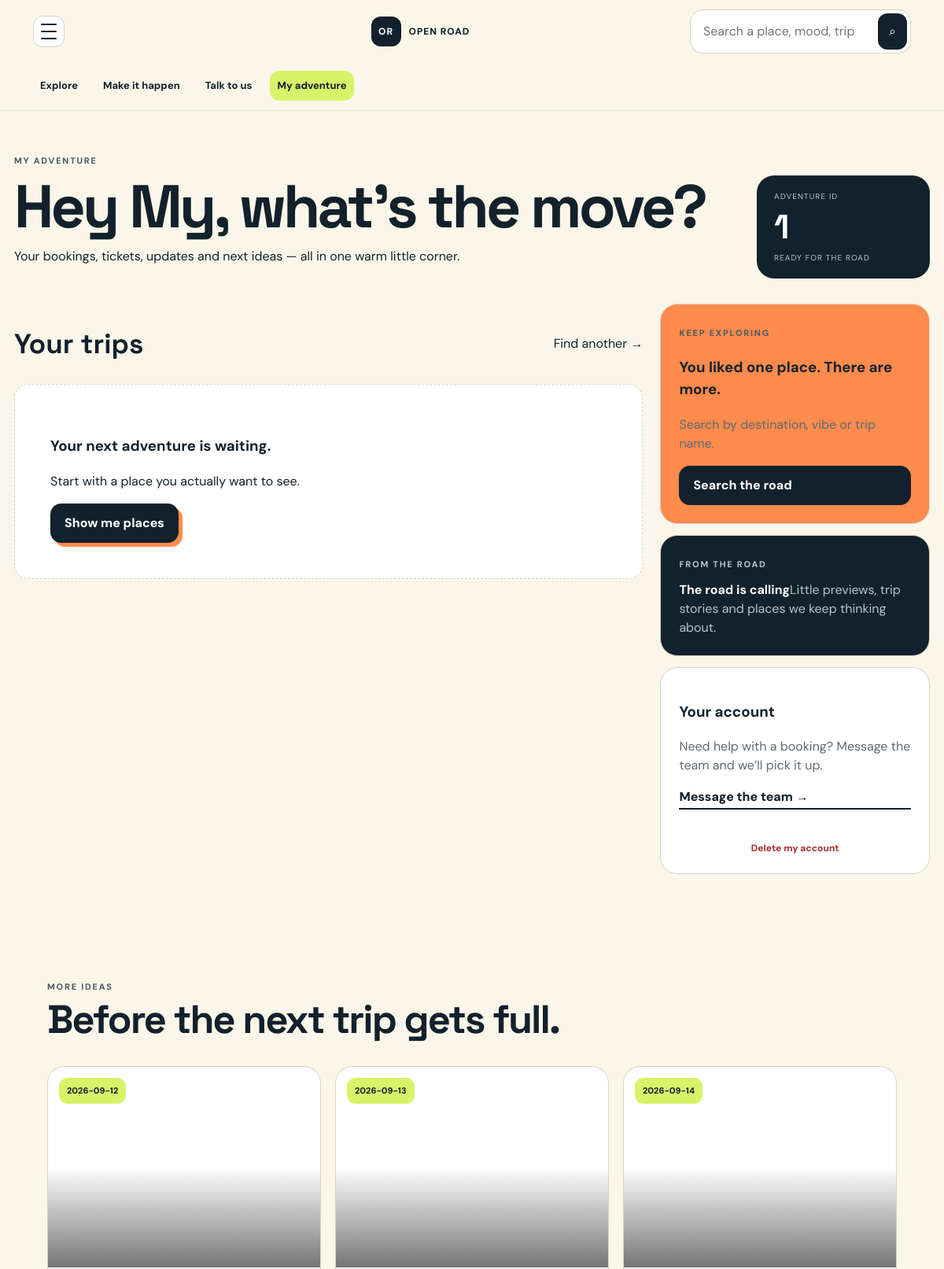
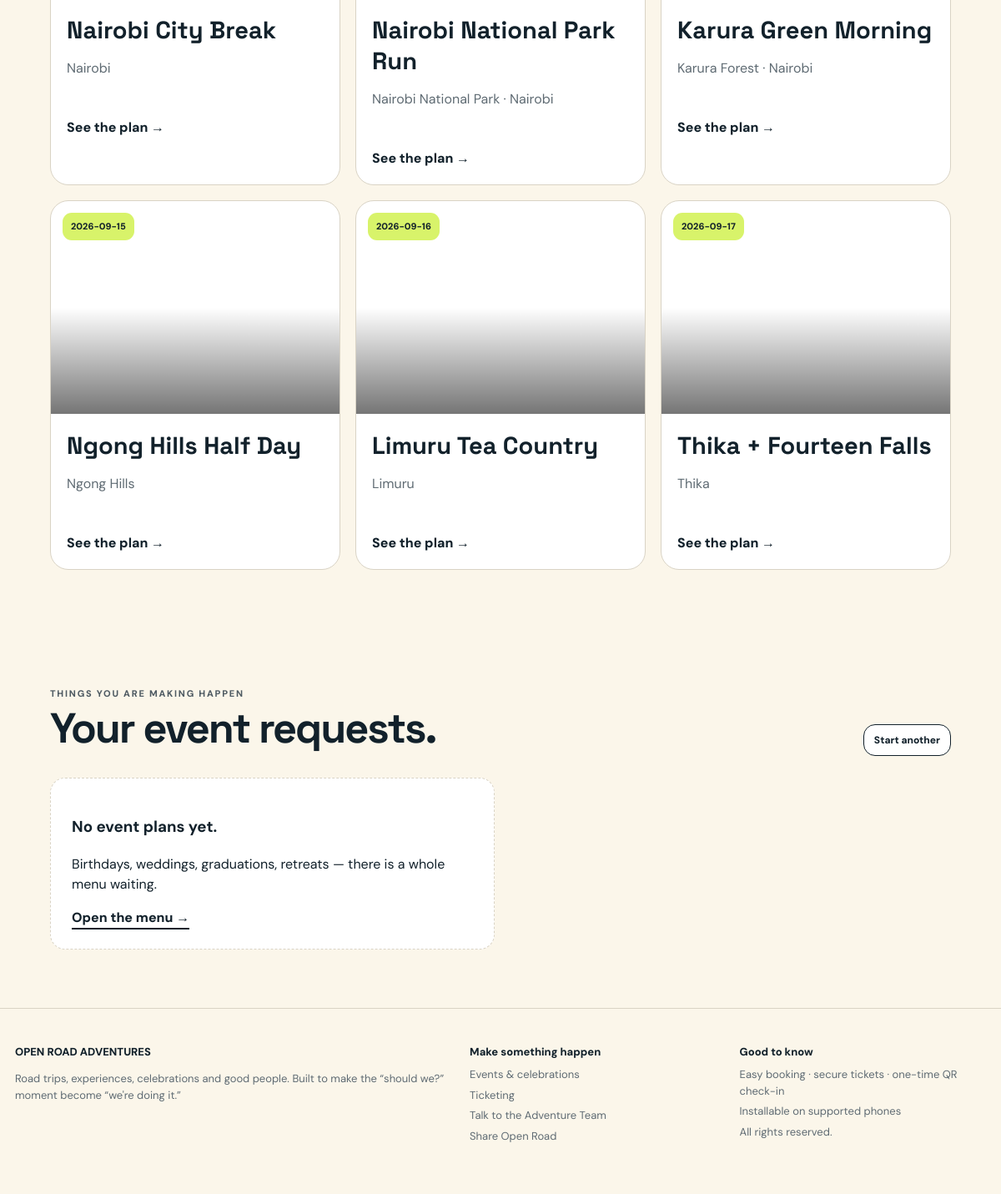
/account (signed in), run on the app's committed database (2 pictures, top to bottom).
### tables this page shows
CREATE TABLE users (
 id INTEGER PRIMARY KEY AUTOINCREMENT, name TEXT NOT NULL, phone TEXT NOT NULL,
 email TEXT UNIQUE NOT NULL, pin_hash TEXT NOT NULL, recovery_question TEXT NOT NULL,
 recovery_answer_hash TEXT NOT NULL, remember_token TEXT, remember_until TEXT,
 deleted_at TEXT, simple_id_hash TEXT, is_stuff_guest INTEGER NOT NULL DEFAULT 0, journal_card_uses INTEGER NOT NULL DEFAULT 0, stuff_journal_uses INTEGER NOT NULL DEFAULT 0, stuff_copy_uses INTEGER NOT NULL DEFAULT 0, stuff_edits_uses INTEGER NOT NULL DEFAULT 0, stuff_card_uses INTEGER NOT NULL DEFAULT 0, journal_secret_hash TEXT, created_at TEXT NOT NULL
, stuff_id_hash TEXT);

CREATE TABLE posts (
 id INTEGER PRIMARY KEY AUTOINCREMENT, title TEXT NOT NULL, excerpt TEXT NOT NULL, body TEXT NOT NULL,
 image TEXT DEFAULT '', media_url TEXT DEFAULT '', category TEXT NOT NULL DEFAULT 'From the road',
 published INTEGER NOT NULL DEFAULT 1, created_at TEXT NOT NULL
);

CREATE TABLE trips (
 id INTEGER PRIMARY KEY AUTOINCREMENT, slug TEXT UNIQUE NOT NULL, title TEXT NOT NULL,
 destination TEXT NOT NULL, description TEXT NOT NULL, date TEXT NOT NULL, price INTEGER NOT NULL,
 capacity INTEGER NOT NULL, pickup TEXT NOT NULL, itinerary TEXT NOT NULL, included TEXT NOT NULL,
 excluded TEXT NOT NULL, cover_image TEXT NOT NULL, gallery TEXT DEFAULT '', status TEXT NOT NULL DEFAULT 'published',
 created_at TEXT NOT NULL
);

### app/routes.py (the view)
@bp.route('/account',methods=['GET','POST'])
def account():
    if not session.get('user_id'): return redirect(url_for('public.login'))
    db=get_db(); u=db.execute('SELECT * FROM users WHERE id=? AND deleted_at IS NULL',(session['user_id'],)).fetchone()
    if not u: session.clear(); return redirect(url_for('public.login'))
    if request.method=='POST' and request.form.get('action')=='delete':
        db.execute("UPDATE users SET deleted_at=?,remember_token=NULL WHERE id=?",(now(),u['id'])); db.commit(); session.clear(); flash('Your Adventure ID was removed.','success'); return redirect(url_for('public.home'))
    bookings=db.execute('SELECT b.*,t.title,t.date,t.destination,t.cover_image FROM bookings b JOIN trips t ON t.id=b.trip_id WHERE b.user_id=? ORDER BY b.id DESC',(u['id'],)).fetchall()
    suggestions=db.execute("SELECT * FROM trips WHERE status='published' ORDER BY date LIMIT 6").fetchall()
    posts=db.execute('SELECT * FROM posts WHERE published=1 ORDER BY id DESC LIMIT 5').fetchall()
    service_requests=db.execute('SELECT sr.*,s.title FROM service_requests sr JOIN services s ON s.id=sr.service_id WHERE sr.user_id=? ORDER BY sr.id DESC',(u['id'],)).fetchall()
    event_tickets=db.execute("SELECT t.*,e.title event_title,e.event_date FROM event_tickets t JOIN event_ticket_events e ON e.id=t.event_id WHERE t.attendee_user_id=? ORDER BY t.id DESC",(u['id'],)).fetchall()
    return render_template('account.html',user=u,bookings=bookings,suggestions=suggestions,posts=posts,service_requests=service_requests,event_tickets=event_tickets)

### app/db.py (called while the page is built)
def get_db():
    if 'db' not in g:
        g.db = sqlite3.connect(current_app.config['DATABASE_PATH'], timeout=30)
        g.db.row_factory = sqlite3.Row
        g.db.execute('PRAGMA foreign_keys=ON')
        g.db.execute('PRAGMA journal_mode=WAL')
        g.db.execute('PRAGMA busy_timeout=30000')
    return g.db

### app/routes.py (called while the page is built)
def log_visit():
    if request.path.startswith('/static/') or request.path.startswith('/media/') or request.path.startswith('/api/'):
        return
    key=request.cookies.get('visitor_key') or secrets.token_urlsafe(16)
    db=get_db(); db.execute('INSERT INTO visits(visitor_key,path,created_at) VALUES(?,?,?)',(key,request.path,now())); db.commit(); request._visitor_key=key

@bp.before_request
def before(): log_visit()

@bp.after_request
def visitor_cookie(response):
    key=getattr(request,'_visitor_key',None)
    if key and not request.cookies.get('visitor_key'):
        response.set_cookie('visitor_key',key,max_age=31536000,httponly=True,samesite='Lax',secure=request.is_secure)
    return response

@bp.before_request
def _ensure_stuff_session():
    uid = session.get('user_id')
    if session.get('_stuff_user_id') != uid:
        session.pop('stuff_unlocked', None)
        session['_stuff_user_id'] = uid

### app/security.py (called while the page is built)
def now():
    return datetime.now(timezone.utc).replace(microsecond=0).isoformat()

### app/templates/account.html
{% extends 'base.html' %}{% block content %}<section class="account-hero"><div><div class="eyebrow">MY ADVENTURE</div><h1>Hey {{ user.name.split()[0] }}, what's the move?</h1><p>Your bookings, tickets, updates and next ideas — all in one warm little corner.</p></div><div class="account-badge"><span>ADVENTURE ID</span><strong>{{ user.id }}</strong><small>READY FOR THE ROAD</small></div></section><section class="account-wrap"><div class="account-main"><div class="section-mini-head"><h2>Your trips</h2><a href="{{ url_for('public.home') }}#trips">Find another →</a></div>{% for b in bookings %}<div class="my-booking"><div class="my-booking-photo" style="background-image:url('{{ b.cover_image }}')"></div><div class="my-booking-copy"><span class="eyebrow">{{ b.payment_status.replace('_',' ') }}</span><h3>{{ b.title }}</h3><p>{{ b.destination }} · {{ b.date }} · {{ b.quantity }} seat{{ '' if b.quantity==1 else 's' }}</p><a class="button secondary small" href="{{ url_for('public.booking',ref=b.ref) }}">Open booking</a></div></div>{% else %}<div class="empty large"><h3>Your next adventure is waiting.</h3><p>Start with a place you actually want to see.</p><a class="button primary" href="{{ url_for('public.home') }}#places">Show me places</a></div>{% endfor %}</div><aside class="account-side"><div class="account-card warm"><span class="eyebrow">KEEP EXPLORING</span><h3>You liked one place. There are more.</h3><p>Search by destination, vibe or trip name.</p><a class="button primary full" href="{{ url_for('public.search') }}">Search the road</a></div><div class="account-card dark"><span class="eyebrow">FROM THE ROAD</span>{% for p in posts[:2] %}<a href="{{ url_for('public.post',post_id=p.id) }}"><b>{{ p.title }}</b><span>{{ p.excerpt }}</span></a>{% endfor %}</div><div class="account-card"><h3>Your account</h3><p>Need help with a booking? Message the team and we’ll pick it up.</p><a class="text-link" href="{{ url_for('public.contact') }}">Message the team →</a><form method="post" onsubmit="return confirm('Delete your Adventure ID and account data?')"><input type="hidden" name="action" value="delete"><button class="danger-link">Delete my account</button></form></div></aside></section><section class="section"><div class="section-head"><div><div class="eyebrow">MORE IDEAS</div><h2>Before the next trip gets full.</h2></div></div><div class="trip-grid">{% for t in suggestions %}<a class="trip-card" href="{{ url_for('public.trip',slug=t.slug) }}"><div class="trip-image" style="background-image:url('{{ t.cover_image }}')"><span class="trip-badge">{{ t.date }}</span></div><div class="trip-body"><h3>{{ t.title }}</h3><p>{{ t.destination }}</p><span class="card-cta">See the plan →</span></div></a>{% endfor %}</div></section><section class="section"><div class="section-head"><div><div class="eyebrow">THINGS YOU ARE MAKING HAPPEN</div><h2>Your event requests.</h2></div><a class="button secondary small" href="{{ url_for('public.services') }}">Start another</a></div><div class="request-grid">{% for r in service_requests %}<div class="request-card"><div><span class="pill">{{ r.status }}</span><h3>{{ r.title }}</h3><p>{{ r.event_date or 'Date to be decided' }} · {{ r.guest_count }} guest{{ '' if r.guest_count==1 else 's' }}</p></div><b>{{ 'Ticketing included' if r.ticketing else 'Planning support' }}</b></div>{% else %}<div class="empty"><h3>No event plans yet.</h3><p>Birthdays, weddings, graduations, retreats — there is a whole menu waiting.</p><a class="text-link" href="{{ url_for('public.services') }}">Open the menu →</a></div>{% endfor %}</div></section>{% endblock %}

### app/static/style.css (style rules this page uses)
:root { --ink:#12212b;--muted:#5f6b73;--cream:#fbf6ea;--paper:#fffdf7;--line:#d9d3c5;--lime:#d8f36a;--orange:#ff8b4c;--aqua:#77e1d2;--pink:#ff8fb6;--blue:#87b8ff;--shadow:0 22px 50px rgba(18,33,43,.10);--radius:24px }
* { box-sizing:border-box }
html { scroll-behavior:smooth }
body { margin:0;background:var(--cream);color:var(--ink);font-family:'DM Sans',system-ui,sans-serif;line-height:1.5 }
a { text-decoration:none;color:inherit }
button,input,textarea,select { font:inherit }
.eyebrow { font-size:11px;letter-spacing:.16em;font-weight:800;text-transform:uppercase;color:#4e5a62 }
.hero-copy h1,.detail-copy h1,.trip-big-copy h1,.account-hero h1,.search-hero h1,.form-card h1,.booking-success h1 { font-family:'Space Grotesk',sans-serif;font-size:clamp(48px,6.4vw,88px);line-height:.94;letter-spacing:-.05em;margin:14px 0 }
.button { display:inline-flex;justify-content:center;align-items:center;border:0;border-radius:14px;padding:13px 18px;font-weight:800;cursor:pointer }
.button.primary { background:var(--ink);color:#fff;box-shadow:5px 5px 0 var(--orange) }
.button.secondary { background:#fff;border:1px solid var(--ink) }
.button.small { padding:9px 12px;font-size:12px }
.button.full { width:100% }
.text-link { font-weight:800;border-bottom:2px solid var(--ink);padding-bottom:2px }
.section { max-width:1400px;margin:auto;padding:70px clamp(18px,5vw,70px) }
.section-head { display:flex;justify-content:space-between;gap:20px;align-items:end;margin-bottom:26px }
.section-head h2,.feature-grid h2,.cta-band h2 { font:700 clamp(34px,4.2vw,60px) 'Space Grotesk';line-height:1;letter-spacing:-.04em;margin:8px 0 }
.trip-grid,.destination-grid,.post-grid { display:grid;grid-template-columns:repeat(3,1fr);gap:18px }
.trip-card,.destination-card,.post-card { background:#fff;border:1px solid var(--line);border-radius:22px;overflow:hidden;transition:transform .18s ease,box-shadow .18s ease }
.trip-image,.destination-image { height:255px;background-size:cover;background-position:center;position:relative }
.trip-image:after,.destination-image:after { content:"";position:absolute;inset:0;background:linear-gradient(180deg,transparent 50%,rgba(0,0,0,.54)) }
.trip-badge { position:absolute;left:14px;top:14px;z-index:1;background:var(--lime);color:var(--ink);padding:8px 10px;border-radius:11px;font-size:11px;font-weight:800 }
.trip-body,.destination-body,.post-card>div:last-child { padding:19px }
.trip-body h3,.destination-body h3,.post-card h3 { font:700 29px 'Space Grotesk';margin:0 }
.trip-body p,.destination-body p,.post-card p { color:var(--muted);min-height:45px }
.card-cta,.destination-arrow { display:inline-block;font-weight:800;margin-top:10px }
form { display:grid;gap:15px;margin-top:22px }
.account-hero { max-width:1320px;margin:auto;padding:55px 18px 32px;display:flex;justify-content:space-between;gap:22px;align-items:end }
.account-badge { background:var(--ink);color:#fff;border-radius:22px;padding:19px 22px;min-width:220px }
.account-badge span,.account-badge small { display:block;font-size:10px;letter-spacing:.11em;color:#b6c6ce }
.account-badge strong { display:block;font:700 43px 'Space Grotesk';margin:4px 0 }
.account-wrap { max-width:1320px;margin:auto;padding:0 18px 65px;display:grid;grid-template-columns:1.4fr .6fr;gap:22px }
.section-mini-head { display:flex;justify-content:space-between;align-items:center }
.section-mini-head h2 { font:700 35px 'Space Grotesk' }
.account-side { display:grid;gap:14px;align-content:start }
.account-card { background:#fff;border:1px solid var(--line);border-radius:22px;padding:23px }
.account-card.dark { background:var(--ink);color:#fff }
.account-card.warm { background:var(--orange) }
.account-card a { display:block;margin-top:10px }
.account-card p { color:var(--muted) }
.account-card.dark p,.account-card.dark span { color:#b8c4c9 }
.danger-link { border:0;background:transparent;color:#a33;font-size:12px;font-weight:800;padding:0;margin-top:18px }
.empty { padding:25px;border:1px dashed var(--line);border-radius:18px;background:#fff }
.empty.large { padding:45px }
.request-grid { display:grid;grid-template-columns:repeat(2,1fr);gap:14px }

### data on the page
users: name "My", id "1"
posts: title "The road is calling", excerpt "Little previews, trip stories and places we keep thinking about."
trips: date "2026-09-12", title "Nairobi City Break", destination "Nairobi"
trips: date "2026-09-13", title "Nairobi National Park Run", destination "Nairobi National Park · Nairobi"
trips: date "2026-09-14", title "Karura Green Morning", destination "Karura Forest · Nairobi"
trips: date "2026-09-15", title "Ngong Hills Half Day", destination "Ngong Hills"
trips: date "2026-09-16", title "Limuru Tea Country", destination "Limuru"
trips: date "2026-09-17", title "Thika + Fourteen Falls", destination "Thika"
